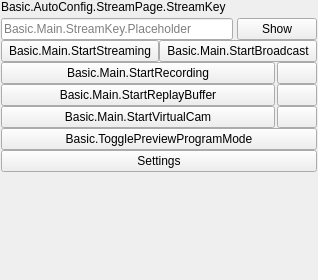
<?xml version="1.0" encoding="UTF-8"?>
<ui version="4.0">
 <class>OBSBasicControls</class>
 <widget class="QWidget" name="OBSBasicControls">
  <property name="geometry">
   <rect>
    <x>0</x>
    <y>0</y>
    <width>318</width>
    <height>280</height>
   </rect>
  </property>
  <layout class="QVBoxLayout" name="verticalLayout_9">
   <property name="spacing">
    <number>0</number>
   </property>
   <property name="leftMargin">
    <number>1</number>
   </property>
   <property name="topMargin">
    <number>0</number>
   </property>
   <property name="rightMargin">
    <number>1</number>
   </property>
   <property name="bottomMargin">
    <number>1</number>
   </property>
   <item>
    <widget class="QFrame" name="controlsFrame">
     <layout class="QVBoxLayout" name="buttonsVLayout">
      <property name="spacing">
       <number>0</number>
      </property>
      <property name="leftMargin">
       <number>0</number>
      </property>
      <property name="topMargin">
       <number>0</number>
      </property>
      <property name="rightMargin">
       <number>0</number>
      </property>
      <property name="bottomMargin">
       <number>0</number>
      </property>
      <item>
       <widget class="QWidget" name="streamKeyRow">
        <property name="sizePolicy">
         <sizepolicy hsizetype="Preferred" vsizetype="Fixed">
          <horstretch>0</horstretch>
          <verstretch>0</verstretch>
         </sizepolicy>
        </property>
        <layout class="QVBoxLayout" name="streamKeyLayout">
         <property name="spacing">
          <number>4</number>
         </property>
         <property name="leftMargin">
          <number>0</number>
         </property>
         <property name="topMargin">
          <number>0</number>
         </property>
         <property name="rightMargin">
          <number>0</number>
         </property>
         <property name="bottomMargin">
          <number>0</number>
         </property>
         <item>
          <widget class="QLabel" name="streamKeyLabel">
           <property name="text">
            <string>Basic.AutoConfig.StreamPage.StreamKey</string>
           </property>
           <property name="buddy">
            <cstring>streamKeyEdit</cstring>
           </property>
          </widget>
         </item>
         <item>
          <layout class="QHBoxLayout" name="streamKeyEditLayout">
           <property name="spacing">
            <number>4</number>
           </property>
           <item>
            <widget class="QLineEdit" name="streamKeyEdit">
             <property name="sizePolicy">
              <sizepolicy hsizetype="Expanding" vsizetype="Fixed">
               <horstretch>1</horstretch>
               <verstretch>0</verstretch>
              </sizepolicy>
             </property>
             <property name="echoMode">
              <enum>QLineEdit::Password</enum>
             </property>
             <property name="placeholderText">
              <string>Basic.Main.StreamKey.Placeholder</string>
             </property>
             <property name="toolTip">
              <string>Basic.AutoConfig.StreamPage.StreamKey.ToolTip</string>
             </property>
            </widget>
           </item>
           <item>
            <widget class="QPushButton" name="showStreamKeyButton">
             <property name="sizePolicy">
              <sizepolicy hsizetype="Minimum" vsizetype="Fixed">
               <horstretch>0</horstretch>
               <verstretch>0</verstretch>
              </sizepolicy>
             </property>
             <property name="minimumSize">
              <size>
               <width>64</width>
               <height>0</height>
              </size>
             </property>
             <property name="text">
              <string>Show</string>
             </property>
             <property name="toolTip">
              <string>Show</string>
             </property>
            </widget>
           </item>
          </layout>
         </item>
        </layout>
       </widget>
      </item>
      <item>
       <layout class="QHBoxLayout" name="horizontalLayout_7">
        <item>
         <widget class="QPushButton" name="streamButton">
          <property name="enabled">
           <bool>true</bool>
          </property>
          <property name="sizePolicy">
           <sizepolicy hsizetype="Ignored" vsizetype="Fixed">
            <horstretch>0</horstretch>
            <verstretch>0</verstretch>
           </sizepolicy>
          </property>
          <property name="minimumSize">
           <size>
            <width>150</width>
            <height>0</height>
           </size>
          </property>
          <property name="text">
           <string>Basic.Main.StartStreaming</string>
          </property>
         </widget>
        </item>
        <item>
         <widget class="QPushButton" name="broadcastButton">
          <property name="enabled">
           <bool>true</bool>
          </property>
          <property name="sizePolicy">
           <sizepolicy hsizetype="Ignored" vsizetype="Fixed">
            <horstretch>0</horstretch>
            <verstretch>0</verstretch>
           </sizepolicy>
          </property>
          <property name="minimumSize">
           <size>
            <width>150</width>
            <height>0</height>
           </size>
          </property>
          <property name="text">
           <string>Basic.Main.StartBroadcast</string>
          </property>
         </widget>
        </item>
       </layout>
      </item>
      <item>
       <layout class="QHBoxLayout" name="recordingLayout">
        <property name="spacing">
         <number>2</number>
        </property>
        <property name="leftMargin">
         <number>0</number>
        </property>
        <property name="topMargin">
         <number>0</number>
        </property>
        <property name="rightMargin">
         <number>0</number>
        </property>
        <property name="bottomMargin">
         <number>0</number>
        </property>
        <item>
         <widget class="QPushButton" name="recordButton">
          <property name="enabled">
           <bool>true</bool>
          </property>
          <property name="sizePolicy">
           <sizepolicy hsizetype="MinimumExpanding" vsizetype="Fixed">
            <horstretch>0</horstretch>
            <verstretch>0</verstretch>
           </sizepolicy>
          </property>
          <property name="minimumSize">
           <size>
            <width>0</width>
            <height>0</height>
           </size>
          </property>
          <property name="text">
           <string>Basic.Main.StartRecording</string>
          </property>
         </widget>
        </item>
        <item>
         <widget class="QPushButton" name="pauseRecordButton">
          <property name="enabled">
           <bool>true</bool>
          </property>
          <property name="minimumSize">
           <size>
            <width>0</width>
            <height>0</height>
           </size>
          </property>
          <property name="toolTip">
           <string>Basic.Main.PauseRecording</string>
          </property>
          <property name="accessibleName">
           <string>Basic.Main.PauseRecording</string>
          </property>
          <property name="icon">
           <iconset resource="obs.qrc">
            <normaloff>:/res/images/media-pause.svg</normaloff>:/res/images/media-pause.svg</iconset>
          </property>
          <property name="class" stdset="0">
           <string>icon-media-pause</string>
          </property>
         </widget>
        </item>
       </layout>
      </item>
      <item>
       <layout class="QHBoxLayout" name="replayBufferLayout">
        <property name="spacing">
         <number>2</number>
        </property>
        <property name="leftMargin">
         <number>0</number>
        </property>
        <property name="topMargin">
         <number>0</number>
        </property>
        <property name="rightMargin">
         <number>0</number>
        </property>
        <property name="bottomMargin">
         <number>0</number>
        </property>
        <item>
         <widget class="QPushButton" name="replayBufferButton">
          <property name="enabled">
           <bool>true</bool>
          </property>
          <property name="sizePolicy">
           <sizepolicy hsizetype="MinimumExpanding" vsizetype="Fixed">
            <horstretch>0</horstretch>
            <verstretch>0</verstretch>
           </sizepolicy>
          </property>
          <property name="minimumSize">
           <size>
            <width>0</width>
            <height>0</height>
           </size>
          </property>
          <property name="text">
           <string>Basic.Main.StartReplayBuffer</string>
          </property>
         </widget>
        </item>
        <item>
         <widget class="QPushButton" name="saveReplayButton">
          <property name="enabled">
           <bool>true</bool>
          </property>
          <property name="minimumSize">
           <size>
            <width>0</width>
            <height>0</height>
           </size>
          </property>
          <property name="toolTip">
           <string>Basic.Main.SaveReplay</string>
          </property>
          <property name="accessibleName">
           <string>Basic.Main.SaveReplay</string>
          </property>
          <property name="icon">
           <iconset resource="obs.qrc">
            <normaloff>:/res/images/save.svg</normaloff>:/res/images/save.svg</iconset>
          </property>
          <property name="class" stdset="0">
           <string>icon-save</string>
          </property>
         </widget>
        </item>
       </layout>
      </item>
      <item>
       <layout class="QHBoxLayout" name="virtualCamLayout">
        <property name="spacing">
         <number>2</number>
        </property>
        <property name="leftMargin">
         <number>0</number>
        </property>
        <property name="topMargin">
         <number>0</number>
        </property>
        <property name="rightMargin">
         <number>0</number>
        </property>
        <property name="bottomMargin">
         <number>0</number>
        </property>
        <item>
         <widget class="QPushButton" name="virtualCamButton">
          <property name="enabled">
           <bool>true</bool>
          </property>
          <property name="sizePolicy">
           <sizepolicy hsizetype="MinimumExpanding" vsizetype="Fixed">
            <horstretch>0</horstretch>
            <verstretch>0</verstretch>
           </sizepolicy>
          </property>
          <property name="minimumSize">
           <size>
            <width>0</width>
            <height>0</height>
           </size>
          </property>
          <property name="text">
           <string>Basic.Main.StartVirtualCam</string>
          </property>
         </widget>
        </item>
        <item>
         <widget class="QPushButton" name="virtualCamConfigButton">
          <property name="enabled">
           <bool>true</bool>
          </property>
          <property name="minimumSize">
           <size>
            <width>0</width>
            <height>0</height>
           </size>
          </property>
          <property name="toolTip">
           <string>Basic.Main.VirtualCamConfig</string>
          </property>
          <property name="accessibleName">
           <string>Basic.Main.VirtualCamConfig</string>
          </property>
          <property name="icon">
           <iconset resource="obs.qrc">
            <normaloff>:/settings/images/settings/general.svg</normaloff>:/settings/images/settings/general.svg</iconset>
          </property>
          <property name="class" stdset="0">
           <string>icon-gear</string>
          </property>
         </widget>
        </item>
       </layout>
      </item>
      <item>
       <widget class="QPushButton" name="modeSwitch">
        <property name="sizePolicy">
         <sizepolicy hsizetype="Ignored" vsizetype="Fixed">
          <horstretch>0</horstretch>
          <verstretch>0</verstretch>
         </sizepolicy>
        </property>
        <property name="minimumSize">
         <size>
          <width>150</width>
          <height>0</height>
         </size>
        </property>
        <property name="text">
         <string>Basic.TogglePreviewProgramMode</string>
        </property>
       </widget>
      </item>
      <item>
       <widget class="QPushButton" name="settingsButton">
        <property name="sizePolicy">
         <sizepolicy hsizetype="Ignored" vsizetype="Fixed">
          <horstretch>0</horstretch>
          <verstretch>0</verstretch>
         </sizepolicy>
        </property>
        <property name="minimumSize">
         <size>
          <width>150</width>
          <height>0</height>
         </size>
        </property>
        <property name="text">
         <string>Settings</string>
        </property>
       </widget>
      </item>
      <item>
       <spacer name="expVSpacer">
        <property name="orientation">
         <enum>Qt::Vertical</enum>
        </property>
        <property name="sizeHint" stdset="0">
         <size>
          <width>0</width>
          <height>0</height>
         </size>
        </property>
       </spacer>
      </item>
     </layout>
    </widget>
   </item>
  </layout>
 </widget>
 <resources>
  <include location="obs.qrc"/>
 </resources>
 <connections/>
</ui>
